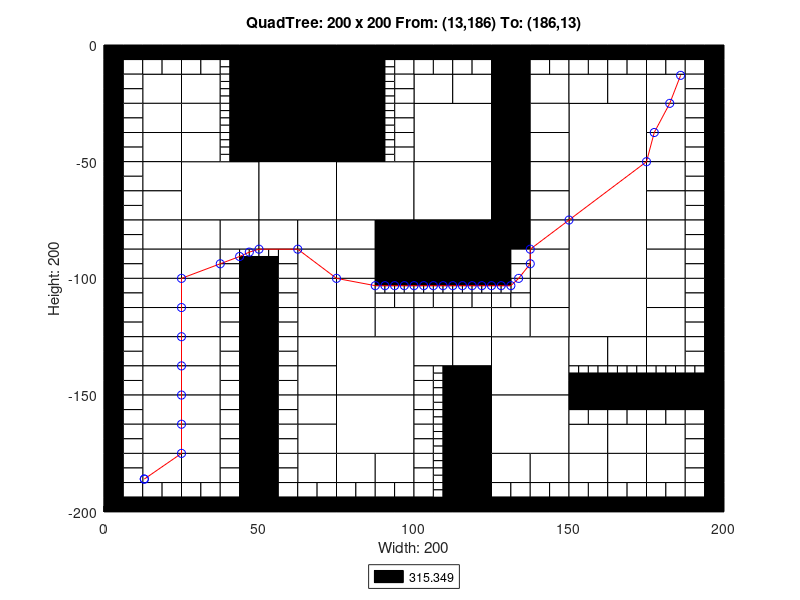

MATLAB code for this plot:
axis([0 200 -200 0]);
title('QuadTree: 200 x 200 From: (13,186) To: (186,13)');
xlabel('Width: 200');
ylabel('Height: 200');
rectangle('Position',[50 -25 25 25], 'FaceColor',[0 0 0]);
rectangle('Position',[50 -50 25 25], 'FaceColor',[0 0 0]);
rectangle('Position',[25 -75 25 25], 'FaceColor',[1 1 1]);
rectangle('Position',[50 -75 25 25], 'FaceColor',[1 1 1]);
rectangle('Position',[75 -75 25 25], 'FaceColor',[1 1 1]);
rectangle('Position',[100 -50 25 25], 'FaceColor',[1 1 1]);
rectangle('Position',[150 -50 25 25], 'FaceColor',[1 1 1]);
rectangle('Position',[100 -75 25 25], 'FaceColor',[1 1 1]);
rectangle('Position',[100 -100 25 25], 'FaceColor',[0 0 0]);
rectangle('Position',[150 -75 25 25], 'FaceColor',[1 1 1]);
rectangle('Position',[150 -100 25 25], 'FaceColor',[1 1 1]);
rectangle('Position',[75 -150 25 25], 'FaceColor',[1 1 1]);
rectangle('Position',[75 -175 25 25], 'FaceColor',[1 1 1]);
rectangle('Position',[125 -150 25 25], 'FaceColor',[1 1 1]);
rectangle('Position',[150 -125 25 25], 'FaceColor',[1 1 1]);
rectangle('Position',[125 -175 25 25], 'FaceColor',[1 1 1]);
rectangle('Position',[12.5 -25 12.5 12.5], 'FaceColor',[1 1 1]);
rectangle('Position',[25 -25 12.5 12.5], 'FaceColor',[1 1 1]);
rectangle('Position',[12.5 -37.5 12.5 12.5], 'FaceColor',[1 1 1]);
rectangle('Position',[12.5 -50 12.5 12.5], 'FaceColor',[1 1 1]);
rectangle('Position',[25 -37.5 12.5 12.5], 'FaceColor',[1 1 1]);
rectangle('Position',[25 -50 12.5 12.5], 'FaceColor',[1 1 1]);
rectangle('Position',[75 -12.5 12.5 12.5], 'FaceColor',[0 0 0]);
rectangle('Position',[75 -25 12.5 12.5], 'FaceColor',[0 0 0]);
rectangle('Position',[75 -37.5 12.5 12.5], 'FaceColor',[0 0 0]);
rectangle('Position',[75 -50 12.5 12.5], 'FaceColor',[0 0 0]);
rectangle('Position',[12.5 -62.5 12.5 12.5], 'FaceColor',[1 1 1]);
rectangle('Position',[12.5 -75 12.5 12.5], 'FaceColor',[1 1 1]);
rectangle('Position',[12.5 -87.5 12.5 12.5], 'FaceColor',[1 1 1]);
rectangle('Position',[12.5 -100 12.5 12.5], 'FaceColor',[1 1 1]);
rectangle('Position',[25 -87.5 12.5 12.5], 'FaceColor',[1 1 1]);
rectangle('Position',[37.5 -87.5 12.5 12.5], 'FaceColor',[1 1 1]);
rectangle('Position',[25 -100 12.5 12.5], 'FaceColor',[1 1 1]);
rectangle('Position',[50 -87.5 12.5 12.5], 'FaceColor',[1 1 1]);
rectangle('Position',[62.5 -87.5 12.5 12.5], 'FaceColor',[1 1 1]);
rectangle('Position',[62.5 -100 12.5 12.5], 'FaceColor',[1 1 1]);
rectangle('Position',[75 -87.5 12.5 12.5], 'FaceColor',[1 1 1]);
rectangle('Position',[87.5 -87.5 12.5 12.5], 'FaceColor',[0 0 0]);
rectangle('Position',[75 -100 12.5 12.5], 'FaceColor',[1 1 1]);
rectangle('Position',[87.5 -100 12.5 12.5], 'FaceColor',[0 0 0]);
rectangle('Position',[100 -25 12.5 12.5], 'FaceColor',[1 1 1]);
rectangle('Position',[112.5 -25 12.5 12.5], 'FaceColor',[1 1 1]);
rectangle('Position',[125 -12.5 12.5 12.5], 'FaceColor',[0 0 0]);
rectangle('Position',[125 -25 12.5 12.5], 'FaceColor',[0 0 0]);
rectangle('Position',[137.5 -25 12.5 12.5], 'FaceColor',[1 1 1]);
rectangle('Position',[125 -37.5 12.5 12.5], 'FaceColor',[0 0 0]);
rectangle('Position',[137.5 -37.5 12.5 12.5], 'FaceColor',[1 1 1]);
rectangle('Position',[125 -50 12.5 12.5], 'FaceColor',[0 0 0]);
rectangle('Position',[137.5 -50 12.5 12.5], 'FaceColor',[1 1 1]);
rectangle('Position',[150 -25 12.5 12.5], 'FaceColor',[1 1 1]);
rectangle('Position',[162.5 -25 12.5 12.5], 'FaceColor',[1 1 1]);
rectangle('Position',[175 -25 12.5 12.5], 'FaceColor',[1 1 1]);
rectangle('Position',[175 -37.5 12.5 12.5], 'FaceColor',[1 1 1]);
rectangle('Position',[175 -50 12.5 12.5], 'FaceColor',[1 1 1]);
rectangle('Position',[125 -62.5 12.5 12.5], 'FaceColor',[0 0 0]);
rectangle('Position',[137.5 -62.5 12.5 12.5], 'FaceColor',[1 1 1]);
rectangle('Position',[125 -75 12.5 12.5], 'FaceColor',[0 0 0]);
rectangle('Position',[137.5 -75 12.5 12.5], 'FaceColor',[1 1 1]);
rectangle('Position',[125 -87.5 12.5 12.5], 'FaceColor',[0 0 0]);
rectangle('Position',[137.5 -87.5 12.5 12.5], 'FaceColor',[1 1 1]);
rectangle('Position',[137.5 -100 12.5 12.5], 'FaceColor',[1 1 1]);
rectangle('Position',[175 -62.5 12.5 12.5], 'FaceColor',[1 1 1]);
rectangle('Position',[175 -75 12.5 12.5], 'FaceColor',[1 1 1]);
rectangle('Position',[175 -87.5 12.5 12.5], 'FaceColor',[1 1 1]);
rectangle('Position',[175 -100 12.5 12.5], 'FaceColor',[1 1 1]);
rectangle('Position',[12.5 -112.5 12.5 12.5], 'FaceColor',[1 1 1]);
rectangle('Position',[12.5 -125 12.5 12.5], 'FaceColor',[1 1 1]);
rectangle('Position',[25 -112.5 12.5 12.5], 'FaceColor',[1 1 1]);
rectangle('Position',[25 -125 12.5 12.5], 'FaceColor',[1 1 1]);
rectangle('Position',[12.5 -137.5 12.5 12.5], 'FaceColor',[1 1 1]);
rectangle('Position',[12.5 -150 12.5 12.5], 'FaceColor',[1 1 1]);
rectangle('Position',[25 -137.5 12.5 12.5], 'FaceColor',[1 1 1]);
rectangle('Position',[25 -150 12.5 12.5], 'FaceColor',[1 1 1]);
rectangle('Position',[62.5 -112.5 12.5 12.5], 'FaceColor',[1 1 1]);
rectangle('Position',[62.5 -125 12.5 12.5], 'FaceColor',[1 1 1]);
rectangle('Position',[75 -112.5 12.5 12.5], 'FaceColor',[1 1 1]);
rectangle('Position',[75 -125 12.5 12.5], 'FaceColor',[1 1 1]);
rectangle('Position',[87.5 -125 12.5 12.5], 'FaceColor',[1 1 1]);
rectangle('Position',[62.5 -137.5 12.5 12.5], 'FaceColor',[1 1 1]);
rectangle('Position',[62.5 -150 12.5 12.5], 'FaceColor',[1 1 1]);
rectangle('Position',[12.5 -162.5 12.5 12.5], 'FaceColor',[1 1 1]);
rectangle('Position',[12.5 -175 12.5 12.5], 'FaceColor',[1 1 1]);
rectangle('Position',[25 -162.5 12.5 12.5], 'FaceColor',[1 1 1]);
rectangle('Position',[25 -175 12.5 12.5], 'FaceColor',[1 1 1]);
rectangle('Position',[12.5 -187.5 12.5 12.5], 'FaceColor',[1 1 1]);
rectangle('Position',[25 -187.5 12.5 12.5], 'FaceColor',[1 1 1]);
rectangle('Position',[62.5 -162.5 12.5 12.5], 'FaceColor',[1 1 1]);
rectangle('Position',[62.5 -175 12.5 12.5], 'FaceColor',[1 1 1]);
rectangle('Position',[62.5 -187.5 12.5 12.5], 'FaceColor',[1 1 1]);
rectangle('Position',[75 -187.5 12.5 12.5], 'FaceColor',[1 1 1]);
rectangle('Position',[87.5 -187.5 12.5 12.5], 'FaceColor',[1 1 1]);
rectangle('Position',[100 -125 12.5 12.5], 'FaceColor',[1 1 1]);
rectangle('Position',[112.5 -125 12.5 12.5], 'FaceColor',[1 1 1]);
rectangle('Position',[137.5 -112.5 12.5 12.5], 'FaceColor',[1 1 1]);
rectangle('Position',[125 -125 12.5 12.5], 'FaceColor',[1 1 1]);
rectangle('Position',[137.5 -125 12.5 12.5], 'FaceColor',[1 1 1]);
rectangle('Position',[100 -137.5 12.5 12.5], 'FaceColor',[1 1 1]);
rectangle('Position',[112.5 -137.5 12.5 12.5], 'FaceColor',[1 1 1]);
rectangle('Position',[112.5 -150 12.5 12.5], 'FaceColor',[0 0 0]);
rectangle('Position',[175 -112.5 12.5 12.5], 'FaceColor',[1 1 1]);
rectangle('Position',[175 -125 12.5 12.5], 'FaceColor',[1 1 1]);
rectangle('Position',[150 -137.5 12.5 12.5], 'FaceColor',[1 1 1]);
rectangle('Position',[162.5 -137.5 12.5 12.5], 'FaceColor',[1 1 1]);
rectangle('Position',[175 -137.5 12.5 12.5], 'FaceColor',[1 1 1]);
rectangle('Position',[112.5 -162.5 12.5 12.5], 'FaceColor',[0 0 0]);
rectangle('Position',[112.5 -175 12.5 12.5], 'FaceColor',[0 0 0]);
rectangle('Position',[112.5 -187.5 12.5 12.5], 'FaceColor',[0 0 0]);
rectangle('Position',[112.5 -200 12.5 12.5], 'FaceColor',[0 0 0]);
rectangle('Position',[125 -187.5 12.5 12.5], 'FaceColor',[1 1 1]);
rectangle('Position',[137.5 -187.5 12.5 12.5], 'FaceColor',[1 1 1]);
rectangle('Position',[150 -175 12.5 12.5], 'FaceColor',[1 1 1]);
rectangle('Position',[162.5 -175 12.5 12.5], 'FaceColor',[1 1 1]);
rectangle('Position',[175 -175 12.5 12.5], 'FaceColor',[1 1 1]);
rectangle('Position',[150 -187.5 12.5 12.5], 'FaceColor',[1 1 1]);
rectangle('Position',[162.5 -187.5 12.5 12.5], 'FaceColor',[1 1 1]);
rectangle('Position',[175 -187.5 12.5 12.5], 'FaceColor',[1 1 1]);
rectangle('Position',[0 -6.25 6.25 6.25], 'FaceColor',[0 0 0]);
rectangle('Position',[6.25 -6.25 6.25 6.25], 'FaceColor',[0 0 0]);
rectangle('Position',[0 -12.5 6.25 6.25], 'FaceColor',[0 0 0]);
rectangle('Position',[6.25 -12.5 6.25 6.25], 'FaceColor',[1 1 1]);
rectangle('Position',[12.5 -6.25 6.25 6.25], 'FaceColor',[0 0 0]);
rectangle('Position',[18.75 -6.25 6.25 6.25], 'FaceColor',[0 0 0]);
rectangle('Position',[12.5 -12.5 6.25 6.25], 'FaceColor',[1 1 1]);
rectangle('Position',[18.75 -12.5 6.25 6.25], 'FaceColor',[1 1 1]);
rectangle('Position',[0 -18.75 6.25 6.25], 'FaceColor',[0 0 0]);
rectangle('Position',[6.25 -18.75 6.25 6.25], 'FaceColor',[1 1 1]);
rectangle('Position',[0 -25 6.25 6.25], 'FaceColor',[0 0 0]);
rectangle('Position',[6.25 -25 6.25 6.25], 'FaceColor',[1 1 1]);
rectangle('Position',[25 -6.25 6.25 6.25], 'FaceColor',[0 0 0]);
rectangle('Position',[31.25 -6.25 6.25 6.25], 'FaceColor',[0 0 0]);
rectangle('Position',[25 -12.5 6.25 6.25], 'FaceColor',[1 1 1]);
rectangle('Position',[31.25 -12.5 6.25 6.25], 'FaceColor',[1 1 1]);
rectangle('Position',[37.5 -6.25 6.25 6.25], 'FaceColor',[0 0 0]);
rectangle('Position',[43.75 -6.25 6.25 6.25], 'FaceColor',[0 0 0]);
rectangle('Position',[43.75 -12.5 6.25 6.25], 'FaceColor',[0 0 0]);
rectangle('Position',[43.75 -18.75 6.25 6.25], 'FaceColor',[0 0 0]);
rectangle('Position',[43.75 -25 6.25 6.25], 'FaceColor',[0 0 0]);
rectangle('Position',[0 -31.25 6.25 6.25], 'FaceColor',[0 0 0]);
rectangle('Position',[6.25 -31.25 6.25 6.25], 'FaceColor',[1 1 1]);
rectangle('Position',[0 -37.5 6.25 6.25], 'FaceColor',[0 0 0]);
rectangle('Position',[6.25 -37.5 6.25 6.25], 'FaceColor',[1 1 1]);
rectangle('Position',[0 -43.75 6.25 6.25], 'FaceColor',[0 0 0]);
rectangle('Position',[6.25 -43.75 6.25 6.25], 'FaceColor',[1 1 1]);
rectangle('Position',[0 -50 6.25 6.25], 'FaceColor',[0 0 0]);
rectangle('Position',[6.25 -50 6.25 6.25], 'FaceColor',[1 1 1]);
rectangle('Position',[43.75 -31.25 6.25 6.25], 'FaceColor',[0 0 0]);
rectangle('Position',[43.75 -37.5 6.25 6.25], 'FaceColor',[0 0 0]);
rectangle('Position',[43.75 -43.75 6.25 6.25], 'FaceColor',[0 0 0]);
rectangle('Position',[43.75 -50 6.25 6.25], 'FaceColor',[0 0 0]);
rectangle('Position',[87.5 -6.25 6.25 6.25], 'FaceColor',[0 0 0]);
rectangle('Position',[93.75 -6.25 6.25 6.25], 'FaceColor',[0 0 0]);
rectangle('Position',[93.75 -12.5 6.25 6.25], 'FaceColor',[1 1 1]);
rectangle('Position',[93.75 -18.75 6.25 6.25], 'FaceColor',[1 1 1]);
rectangle('Position',[93.75 -25 6.25 6.25], 'FaceColor',[1 1 1]);
rectangle('Position',[93.75 -31.25 6.25 6.25], 'FaceColor',[1 1 1]);
rectangle('Position',[93.75 -37.5 6.25 6.25], 'FaceColor',[1 1 1]);
rectangle('Position',[93.75 -43.75 6.25 6.25], 'FaceColor',[1 1 1]);
rectangle('Position',[93.75 -50 6.25 6.25], 'FaceColor',[1 1 1]);
rectangle('Position',[0 -56.25 6.25 6.25], 'FaceColor',[0 0 0]);
rectangle('Position',[6.25 -56.25 6.25 6.25], 'FaceColor',[1 1 1]);
rectangle('Position',[0 -62.5 6.25 6.25], 'FaceColor',[0 0 0]);
rectangle('Position',[6.25 -62.5 6.25 6.25], 'FaceColor',[1 1 1]);
rectangle('Position',[0 -68.75 6.25 6.25], 'FaceColor',[0 0 0]);
rectangle('Position',[6.25 -68.75 6.25 6.25], 'FaceColor',[1 1 1]);
rectangle('Position',[0 -75 6.25 6.25], 'FaceColor',[0 0 0]);
rectangle('Position',[6.25 -75 6.25 6.25], 'FaceColor',[1 1 1]);
rectangle('Position',[0 -81.25 6.25 6.25], 'FaceColor',[0 0 0]);
rectangle('Position',[6.25 -81.25 6.25 6.25], 'FaceColor',[1 1 1]);
rectangle('Position',[0 -87.5 6.25 6.25], 'FaceColor',[0 0 0]);
rectangle('Position',[6.25 -87.5 6.25 6.25], 'FaceColor',[1 1 1]);
rectangle('Position',[0 -93.75 6.25 6.25], 'FaceColor',[0 0 0]);
rectangle('Position',[6.25 -93.75 6.25 6.25], 'FaceColor',[1 1 1]);
rectangle('Position',[0 -100 6.25 6.25], 'FaceColor',[0 0 0]);
rectangle('Position',[6.25 -100 6.25 6.25], 'FaceColor',[1 1 1]);
rectangle('Position',[37.5 -93.75 6.25 6.25], 'FaceColor',[1 1 1]);
rectangle('Position',[37.5 -100 6.25 6.25], 'FaceColor',[1 1 1]);
rectangle('Position',[43.75 -100 6.25 6.25], 'FaceColor',[0 0 0]);
rectangle('Position',[56.25 -93.75 6.25 6.25], 'FaceColor',[1 1 1]);
rectangle('Position',[50 -100 6.25 6.25], 'FaceColor',[0 0 0]);
rectangle('Position',[56.25 -100 6.25 6.25], 'FaceColor',[1 1 1]);
rectangle('Position',[100 -6.25 6.25 6.25], 'FaceColor',[0 0 0]);
rectangle('Position',[106.25 -6.25 6.25 6.25], 'FaceColor',[0 0 0]);
rectangle('Position',[100 -12.5 6.25 6.25], 'FaceColor',[1 1 1]);
rectangle('Position',[106.25 -12.5 6.25 6.25], 'FaceColor',[1 1 1]);
rectangle('Position',[112.5 -6.25 6.25 6.25], 'FaceColor',[0 0 0]);
rectangle('Position',[118.75 -6.25 6.25 6.25], 'FaceColor',[0 0 0]);
rectangle('Position',[112.5 -12.5 6.25 6.25], 'FaceColor',[1 1 1]);
rectangle('Position',[118.75 -12.5 6.25 6.25], 'FaceColor',[1 1 1]);
rectangle('Position',[137.5 -6.25 6.25 6.25], 'FaceColor',[0 0 0]);
rectangle('Position',[143.75 -6.25 6.25 6.25], 'FaceColor',[0 0 0]);
rectangle('Position',[137.5 -12.5 6.25 6.25], 'FaceColor',[1 1 1]);
rectangle('Position',[143.75 -12.5 6.25 6.25], 'FaceColor',[1 1 1]);
rectangle('Position',[150 -6.25 6.25 6.25], 'FaceColor',[0 0 0]);
rectangle('Position',[156.25 -6.25 6.25 6.25], 'FaceColor',[0 0 0]);
rectangle('Position',[150 -12.5 6.25 6.25], 'FaceColor',[1 1 1]);
rectangle('Position',[156.25 -12.5 6.25 6.25], 'FaceColor',[1 1 1]);
rectangle('Position',[162.5 -6.25 6.25 6.25], 'FaceColor',[0 0 0]);
rectangle('Position',[168.75 -6.25 6.25 6.25], 'FaceColor',[0 0 0]);
rectangle('Position',[162.5 -12.5 6.25 6.25], 'FaceColor',[1 1 1]);
rectangle('Position',[168.75 -12.5 6.25 6.25], 'FaceColor',[1 1 1]);
rectangle('Position',[175 -6.25 6.25 6.25], 'FaceColor',[0 0 0]);
rectangle('Position',[181.25 -6.25 6.25 6.25], 'FaceColor',[0 0 0]);
rectangle('Position',[175 -12.5 6.25 6.25], 'FaceColor',[1 1 1]);
rectangle('Position',[181.25 -12.5 6.25 6.25], 'FaceColor',[1 1 1]);
rectangle('Position',[187.5 -6.25 6.25 6.25], 'FaceColor',[0 0 0]);
rectangle('Position',[193.75 -6.25 6.25 6.25], 'FaceColor',[0 0 0]);
rectangle('Position',[187.5 -12.5 6.25 6.25], 'FaceColor',[1 1 1]);
rectangle('Position',[193.75 -12.5 6.25 6.25], 'FaceColor',[0 0 0]);
rectangle('Position',[187.5 -18.75 6.25 6.25], 'FaceColor',[1 1 1]);
rectangle('Position',[193.75 -18.75 6.25 6.25], 'FaceColor',[0 0 0]);
rectangle('Position',[187.5 -25 6.25 6.25], 'FaceColor',[1 1 1]);
rectangle('Position',[193.75 -25 6.25 6.25], 'FaceColor',[0 0 0]);
rectangle('Position',[187.5 -31.25 6.25 6.25], 'FaceColor',[1 1 1]);
rectangle('Position',[193.75 -31.25 6.25 6.25], 'FaceColor',[0 0 0]);
rectangle('Position',[187.5 -37.5 6.25 6.25], 'FaceColor',[1 1 1]);
rectangle('Position',[193.75 -37.5 6.25 6.25], 'FaceColor',[0 0 0]);
rectangle('Position',[187.5 -43.75 6.25 6.25], 'FaceColor',[1 1 1]);
rectangle('Position',[193.75 -43.75 6.25 6.25], 'FaceColor',[0 0 0]);
rectangle('Position',[187.5 -50 6.25 6.25], 'FaceColor',[1 1 1]);
rectangle('Position',[193.75 -50 6.25 6.25], 'FaceColor',[0 0 0]);
rectangle('Position',[125 -93.75 6.25 6.25], 'FaceColor',[0 0 0]);
rectangle('Position',[131.25 -93.75 6.25 6.25], 'FaceColor',[1 1 1]);
rectangle('Position',[125 -100 6.25 6.25], 'FaceColor',[0 0 0]);
rectangle('Position',[131.25 -100 6.25 6.25], 'FaceColor',[1 1 1]);
rectangle('Position',[187.5 -56.25 6.25 6.25], 'FaceColor',[1 1 1]);
rectangle('Position',[193.75 -56.25 6.25 6.25], 'FaceColor',[0 0 0]);
rectangle('Position',[187.5 -62.5 6.25 6.25], 'FaceColor',[1 1 1]);
rectangle('Position',[193.75 -62.5 6.25 6.25], 'FaceColor',[0 0 0]);
rectangle('Position',[187.5 -68.75 6.25 6.25], 'FaceColor',[1 1 1]);
rectangle('Position',[193.75 -68.75 6.25 6.25], 'FaceColor',[0 0 0]);
rectangle('Position',[187.5 -75 6.25 6.25], 'FaceColor',[1 1 1]);
rectangle('Position',[193.75 -75 6.25 6.25], 'FaceColor',[0 0 0]);
rectangle('Position',[187.5 -81.25 6.25 6.25], 'FaceColor',[1 1 1]);
rectangle('Position',[193.75 -81.25 6.25 6.25], 'FaceColor',[0 0 0]);
rectangle('Position',[187.5 -87.5 6.25 6.25], 'FaceColor',[1 1 1]);
rectangle('Position',[193.75 -87.5 6.25 6.25], 'FaceColor',[0 0 0]);
rectangle('Position',[187.5 -93.75 6.25 6.25], 'FaceColor',[1 1 1]);
rectangle('Position',[193.75 -93.75 6.25 6.25], 'FaceColor',[0 0 0]);
rectangle('Position',[187.5 -100 6.25 6.25], 'FaceColor',[1 1 1]);
rectangle('Position',[193.75 -100 6.25 6.25], 'FaceColor',[0 0 0]);
rectangle('Position',[0 -106.25 6.25 6.25], 'FaceColor',[0 0 0]);
rectangle('Position',[6.25 -106.25 6.25 6.25], 'FaceColor',[1 1 1]);
rectangle('Position',[0 -112.5 6.25 6.25], 'FaceColor',[0 0 0]);
rectangle('Position',[6.25 -112.5 6.25 6.25], 'FaceColor',[1 1 1]);
rectangle('Position',[0 -118.75 6.25 6.25], 'FaceColor',[0 0 0]);
rectangle('Position',[6.25 -118.75 6.25 6.25], 'FaceColor',[1 1 1]);
rectangle('Position',[0 -125 6.25 6.25], 'FaceColor',[0 0 0]);
rectangle('Position',[6.25 -125 6.25 6.25], 'FaceColor',[1 1 1]);
rectangle('Position',[37.5 -106.25 6.25 6.25], 'FaceColor',[1 1 1]);
rectangle('Position',[43.75 -106.25 6.25 6.25], 'FaceColor',[0 0 0]);
rectangle('Position',[37.5 -112.5 6.25 6.25], 'FaceColor',[1 1 1]);
rectangle('Position',[43.75 -112.5 6.25 6.25], 'FaceColor',[0 0 0]);
rectangle('Position',[37.5 -118.75 6.25 6.25], 'FaceColor',[1 1 1]);
rectangle('Position',[43.75 -118.75 6.25 6.25], 'FaceColor',[0 0 0]);
rectangle('Position',[37.5 -125 6.25 6.25], 'FaceColor',[1 1 1]);
rectangle('Position',[43.75 -125 6.25 6.25], 'FaceColor',[0 0 0]);
rectangle('Position',[0 -131.25 6.25 6.25], 'FaceColor',[0 0 0]);
rectangle('Position',[6.25 -131.25 6.25 6.25], 'FaceColor',[1 1 1]);
rectangle('Position',[0 -137.5 6.25 6.25], 'FaceColor',[0 0 0]);
rectangle('Position',[6.25 -137.5 6.25 6.25], 'FaceColor',[1 1 1]);
rectangle('Position',[0 -143.75 6.25 6.25], 'FaceColor',[0 0 0]);
rectangle('Position',[6.25 -143.75 6.25 6.25], 'FaceColor',[1 1 1]);
rectangle('Position',[0 -150 6.25 6.25], 'FaceColor',[0 0 0]);
rectangle('Position',[6.25 -150 6.25 6.25], 'FaceColor',[1 1 1]);
rectangle('Position',[37.5 -131.25 6.25 6.25], 'FaceColor',[1 1 1]);
rectangle('Position',[43.75 -131.25 6.25 6.25], 'FaceColor',[0 0 0]);
rectangle('Position',[37.5 -137.5 6.25 6.25], 'FaceColor',[1 1 1]);
rectangle('Position',[43.75 -137.5 6.25 6.25], 'FaceColor',[0 0 0]);
rectangle('Position',[37.5 -143.75 6.25 6.25], 'FaceColor',[1 1 1]);
rectangle('Position',[43.75 -143.75 6.25 6.25], 'FaceColor',[0 0 0]);
rectangle('Position',[37.5 -150 6.25 6.25], 'FaceColor',[1 1 1]);
rectangle('Position',[43.75 -150 6.25 6.25], 'FaceColor',[0 0 0]);
rectangle('Position',[50 -106.25 6.25 6.25], 'FaceColor',[0 0 0]);
rectangle('Position',[56.25 -106.25 6.25 6.25], 'FaceColor',[1 1 1]);
rectangle('Position',[50 -112.5 6.25 6.25], 'FaceColor',[0 0 0]);
rectangle('Position',[56.25 -112.5 6.25 6.25], 'FaceColor',[1 1 1]);
rectangle('Position',[50 -118.75 6.25 6.25], 'FaceColor',[0 0 0]);
rectangle('Position',[56.25 -118.75 6.25 6.25], 'FaceColor',[1 1 1]);
rectangle('Position',[50 -125 6.25 6.25], 'FaceColor',[0 0 0]);
rectangle('Position',[56.25 -125 6.25 6.25], 'FaceColor',[1 1 1]);
rectangle('Position',[87.5 -112.5 6.25 6.25], 'FaceColor',[1 1 1]);
rectangle('Position',[93.75 -112.5 6.25 6.25], 'FaceColor',[1 1 1]);
rectangle('Position',[50 -131.25 6.25 6.25], 'FaceColor',[0 0 0]);
rectangle('Position',[56.25 -131.25 6.25 6.25], 'FaceColor',[1 1 1]);
rectangle('Position',[50 -137.5 6.25 6.25], 'FaceColor',[0 0 0]);
rectangle('Position',[56.25 -137.5 6.25 6.25], 'FaceColor',[1 1 1]);
rectangle('Position',[50 -143.75 6.25 6.25], 'FaceColor',[0 0 0]);
rectangle('Position',[56.25 -143.75 6.25 6.25], 'FaceColor',[1 1 1]);
rectangle('Position',[50 -150 6.25 6.25], 'FaceColor',[0 0 0]);
rectangle('Position',[56.25 -150 6.25 6.25], 'FaceColor',[1 1 1]);
rectangle('Position',[0 -156.25 6.25 6.25], 'FaceColor',[0 0 0]);
rectangle('Position',[6.25 -156.25 6.25 6.25], 'FaceColor',[1 1 1]);
rectangle('Position',[0 -162.5 6.25 6.25], 'FaceColor',[0 0 0]);
rectangle('Position',[6.25 -162.5 6.25 6.25], 'FaceColor',[1 1 1]);
rectangle('Position',[0 -168.75 6.25 6.25], 'FaceColor',[0 0 0]);
rectangle('Position',[6.25 -168.75 6.25 6.25], 'FaceColor',[1 1 1]);
rectangle('Position',[0 -175 6.25 6.25], 'FaceColor',[0 0 0]);
rectangle('Position',[6.25 -175 6.25 6.25], 'FaceColor',[1 1 1]);
rectangle('Position',[37.5 -156.25 6.25 6.25], 'FaceColor',[1 1 1]);
rectangle('Position',[43.75 -156.25 6.25 6.25], 'FaceColor',[0 0 0]);
rectangle('Position',[37.5 -162.5 6.25 6.25], 'FaceColor',[1 1 1]);
rectangle('Position',[43.75 -162.5 6.25 6.25], 'FaceColor',[0 0 0]);
rectangle('Position',[37.5 -168.75 6.25 6.25], 'FaceColor',[1 1 1]);
rectangle('Position',[43.75 -168.75 6.25 6.25], 'FaceColor',[0 0 0]);
rectangle('Position',[37.5 -175 6.25 6.25], 'FaceColor',[1 1 1]);
rectangle('Position',[43.75 -175 6.25 6.25], 'FaceColor',[0 0 0]);
rectangle('Position',[0 -181.25 6.25 6.25], 'FaceColor',[0 0 0]);
rectangle('Position',[6.25 -181.25 6.25 6.25], 'FaceColor',[1 1 1]);
rectangle('Position',[0 -187.5 6.25 6.25], 'FaceColor',[0 0 0]);
rectangle('Position',[6.25 -187.5 6.25 6.25], 'FaceColor',[1 1 1]);
rectangle('Position',[0 -193.75 6.25 6.25], 'FaceColor',[0 0 0]);
rectangle('Position',[6.25 -193.75 6.25 6.25], 'FaceColor',[1 1 1]);
rectangle('Position',[0 -200 6.25 6.25], 'FaceColor',[0 0 0]);
rectangle('Position',[6.25 -200 6.25 6.25], 'FaceColor',[0 0 0]);
rectangle('Position',[12.5 -193.75 6.25 6.25], 'FaceColor',[1 1 1]);
rectangle('Position',[18.75 -193.75 6.25 6.25], 'FaceColor',[1 1 1]);
rectangle('Position',[12.5 -200 6.25 6.25], 'FaceColor',[0 0 0]);
rectangle('Position',[18.75 -200 6.25 6.25], 'FaceColor',[0 0 0]);
rectangle('Position',[37.5 -181.25 6.25 6.25], 'FaceColor',[1 1 1]);
rectangle('Position',[43.75 -181.25 6.25 6.25], 'FaceColor',[0 0 0]);
rectangle('Position',[37.5 -187.5 6.25 6.25], 'FaceColor',[1 1 1]);
rectangle('Position',[43.75 -187.5 6.25 6.25], 'FaceColor',[0 0 0]);
rectangle('Position',[25 -193.75 6.25 6.25], 'FaceColor',[1 1 1]);
rectangle('Position',[31.25 -193.75 6.25 6.25], 'FaceColor',[1 1 1]);
rectangle('Position',[25 -200 6.25 6.25], 'FaceColor',[0 0 0]);
rectangle('Position',[31.25 -200 6.25 6.25], 'FaceColor',[0 0 0]);
rectangle('Position',[37.5 -193.75 6.25 6.25], 'FaceColor',[1 1 1]);
rectangle('Position',[43.75 -193.75 6.25 6.25], 'FaceColor',[0 0 0]);
rectangle('Position',[37.5 -200 6.25 6.25], 'FaceColor',[0 0 0]);
rectangle('Position',[43.75 -200 6.25 6.25], 'FaceColor',[0 0 0]);
rectangle('Position',[50 -156.25 6.25 6.25], 'FaceColor',[0 0 0]);
rectangle('Position',[56.25 -156.25 6.25 6.25], 'FaceColor',[1 1 1]);
rectangle('Position',[50 -162.5 6.25 6.25], 'FaceColor',[0 0 0]);
rectangle('Position',[56.25 -162.5 6.25 6.25], 'FaceColor',[1 1 1]);
rectangle('Position',[50 -168.75 6.25 6.25], 'FaceColor',[0 0 0]);
rectangle('Position',[56.25 -168.75 6.25 6.25], 'FaceColor',[1 1 1]);
rectangle('Position',[50 -175 6.25 6.25], 'FaceColor',[0 0 0]);
rectangle('Position',[56.25 -175 6.25 6.25], 'FaceColor',[1 1 1]);
rectangle('Position',[50 -181.25 6.25 6.25], 'FaceColor',[0 0 0]);
rectangle('Position',[56.25 -181.25 6.25 6.25], 'FaceColor',[1 1 1]);
rectangle('Position',[50 -187.5 6.25 6.25], 'FaceColor',[0 0 0]);
rectangle('Position',[56.25 -187.5 6.25 6.25], 'FaceColor',[1 1 1]);
rectangle('Position',[50 -193.75 6.25 6.25], 'FaceColor',[0 0 0]);
rectangle('Position',[56.25 -193.75 6.25 6.25], 'FaceColor',[1 1 1]);
rectangle('Position',[50 -200 6.25 6.25], 'FaceColor',[0 0 0]);
rectangle('Position',[56.25 -200 6.25 6.25], 'FaceColor',[0 0 0]);
rectangle('Position',[62.5 -193.75 6.25 6.25], 'FaceColor',[1 1 1]);
rectangle('Position',[68.75 -193.75 6.25 6.25], 'FaceColor',[1 1 1]);
rectangle('Position',[62.5 -200 6.25 6.25], 'FaceColor',[0 0 0]);
rectangle('Position',[68.75 -200 6.25 6.25], 'FaceColor',[0 0 0]);
rectangle('Position',[75 -193.75 6.25 6.25], 'FaceColor',[1 1 1]);
rectangle('Position',[81.25 -193.75 6.25 6.25], 'FaceColor',[1 1 1]);
rectangle('Position',[75 -200 6.25 6.25], 'FaceColor',[0 0 0]);
rectangle('Position',[81.25 -200 6.25 6.25], 'FaceColor',[0 0 0]);
rectangle('Position',[87.5 -193.75 6.25 6.25], 'FaceColor',[1 1 1]);
rectangle('Position',[93.75 -193.75 6.25 6.25], 'FaceColor',[1 1 1]);
rectangle('Position',[87.5 -200 6.25 6.25], 'FaceColor',[0 0 0]);
rectangle('Position',[93.75 -200 6.25 6.25], 'FaceColor',[0 0 0]);
rectangle('Position',[100 -112.5 6.25 6.25], 'FaceColor',[1 1 1]);
rectangle('Position',[106.25 -112.5 6.25 6.25], 'FaceColor',[1 1 1]);
rectangle('Position',[112.5 -112.5 6.25 6.25], 'FaceColor',[1 1 1]);
rectangle('Position',[118.75 -112.5 6.25 6.25], 'FaceColor',[1 1 1]);
rectangle('Position',[131.25 -106.25 6.25 6.25], 'FaceColor',[1 1 1]);
rectangle('Position',[125 -112.5 6.25 6.25], 'FaceColor',[1 1 1]);
rectangle('Position',[131.25 -112.5 6.25 6.25], 'FaceColor',[1 1 1]);
rectangle('Position',[100 -143.75 6.25 6.25], 'FaceColor',[1 1 1]);
rectangle('Position',[100 -150 6.25 6.25], 'FaceColor',[1 1 1]);
rectangle('Position',[187.5 -106.25 6.25 6.25], 'FaceColor',[1 1 1]);
rectangle('Position',[193.75 -106.25 6.25 6.25], 'FaceColor',[0 0 0]);
rectangle('Position',[187.5 -112.5 6.25 6.25], 'FaceColor',[1 1 1]);
rectangle('Position',[193.75 -112.5 6.25 6.25], 'FaceColor',[0 0 0]);
rectangle('Position',[187.5 -118.75 6.25 6.25], 'FaceColor',[1 1 1]);
rectangle('Position',[193.75 -118.75 6.25 6.25], 'FaceColor',[0 0 0]);
rectangle('Position',[187.5 -125 6.25 6.25], 'FaceColor',[1 1 1]);
rectangle('Position',[193.75 -125 6.25 6.25], 'FaceColor',[0 0 0]);
rectangle('Position',[150 -150 6.25 6.25], 'FaceColor',[0 0 0]);
rectangle('Position',[156.25 -150 6.25 6.25], 'FaceColor',[0 0 0]);
rectangle('Position',[162.5 -150 6.25 6.25], 'FaceColor',[0 0 0]);
rectangle('Position',[168.75 -150 6.25 6.25], 'FaceColor',[0 0 0]);
rectangle('Position',[187.5 -131.25 6.25 6.25], 'FaceColor',[1 1 1]);
rectangle('Position',[193.75 -131.25 6.25 6.25], 'FaceColor',[0 0 0]);
rectangle('Position',[187.5 -137.5 6.25 6.25], 'FaceColor',[1 1 1]);
rectangle('Position',[193.75 -137.5 6.25 6.25], 'FaceColor',[0 0 0]);
rectangle('Position',[175 -150 6.25 6.25], 'FaceColor',[0 0 0]);
rectangle('Position',[181.25 -150 6.25 6.25], 'FaceColor',[0 0 0]);
rectangle('Position',[193.75 -143.75 6.25 6.25], 'FaceColor',[0 0 0]);
rectangle('Position',[187.5 -150 6.25 6.25], 'FaceColor',[0 0 0]);
rectangle('Position',[193.75 -150 6.25 6.25], 'FaceColor',[0 0 0]);
rectangle('Position',[100 -156.25 6.25 6.25], 'FaceColor',[1 1 1]);
rectangle('Position',[100 -162.5 6.25 6.25], 'FaceColor',[1 1 1]);
rectangle('Position',[100 -168.75 6.25 6.25], 'FaceColor',[1 1 1]);
rectangle('Position',[100 -175 6.25 6.25], 'FaceColor',[1 1 1]);
rectangle('Position',[100 -181.25 6.25 6.25], 'FaceColor',[1 1 1]);
rectangle('Position',[100 -187.5 6.25 6.25], 'FaceColor',[1 1 1]);
rectangle('Position',[100 -193.75 6.25 6.25], 'FaceColor',[1 1 1]);
rectangle('Position',[100 -200 6.25 6.25], 'FaceColor',[0 0 0]);
rectangle('Position',[106.25 -200 6.25 6.25], 'FaceColor',[0 0 0]);
rectangle('Position',[125 -193.75 6.25 6.25], 'FaceColor',[1 1 1]);
rectangle('Position',[131.25 -193.75 6.25 6.25], 'FaceColor',[1 1 1]);
rectangle('Position',[125 -200 6.25 6.25], 'FaceColor',[0 0 0]);
rectangle('Position',[131.25 -200 6.25 6.25], 'FaceColor',[0 0 0]);
rectangle('Position',[137.5 -193.75 6.25 6.25], 'FaceColor',[1 1 1]);
rectangle('Position',[143.75 -193.75 6.25 6.25], 'FaceColor',[1 1 1]);
rectangle('Position',[137.5 -200 6.25 6.25], 'FaceColor',[0 0 0]);
rectangle('Position',[143.75 -200 6.25 6.25], 'FaceColor',[0 0 0]);
rectangle('Position',[150 -156.25 6.25 6.25], 'FaceColor',[0 0 0]);
rectangle('Position',[156.25 -156.25 6.25 6.25], 'FaceColor',[0 0 0]);
rectangle('Position',[150 -162.5 6.25 6.25], 'FaceColor',[1 1 1]);
rectangle('Position',[156.25 -162.5 6.25 6.25], 'FaceColor',[1 1 1]);
rectangle('Position',[162.5 -156.25 6.25 6.25], 'FaceColor',[0 0 0]);
rectangle('Position',[168.75 -156.25 6.25 6.25], 'FaceColor',[0 0 0]);
rectangle('Position',[162.5 -162.5 6.25 6.25], 'FaceColor',[1 1 1]);
rectangle('Position',[168.75 -162.5 6.25 6.25], 'FaceColor',[1 1 1]);
rectangle('Position',[175 -156.25 6.25 6.25], 'FaceColor',[0 0 0]);
rectangle('Position',[181.25 -156.25 6.25 6.25], 'FaceColor',[0 0 0]);
rectangle('Position',[175 -162.5 6.25 6.25], 'FaceColor',[1 1 1]);
rectangle('Position',[181.25 -162.5 6.25 6.25], 'FaceColor',[1 1 1]);
rectangle('Position',[187.5 -156.25 6.25 6.25], 'FaceColor',[0 0 0]);
rectangle('Position',[193.75 -156.25 6.25 6.25], 'FaceColor',[0 0 0]);
rectangle('Position',[187.5 -162.5 6.25 6.25], 'FaceColor',[1 1 1]);
rectangle('Position',[193.75 -162.5 6.25 6.25], 'FaceColor',[0 0 0]);
rectangle('Position',[187.5 -168.75 6.25 6.25], 'FaceColor',[1 1 1]);
rectangle('Position',[193.75 -168.75 6.25 6.25], 'FaceColor',[0 0 0]);
rectangle('Position',[187.5 -175 6.25 6.25], 'FaceColor',[1 1 1]);
rectangle('Position',[193.75 -175 6.25 6.25], 'FaceColor',[0 0 0]);
rectangle('Position',[150 -193.75 6.25 6.25], 'FaceColor',[1 1 1]);
rectangle('Position',[156.25 -193.75 6.25 6.25], 'FaceColor',[1 1 1]);
rectangle('Position',[150 -200 6.25 6.25], 'FaceColor',[0 0 0]);
rectangle('Position',[156.25 -200 6.25 6.25], 'FaceColor',[0 0 0]);
rectangle('Position',[162.5 -193.75 6.25 6.25], 'FaceColor',[1 1 1]);
rectangle('Position',[168.75 -193.75 6.25 6.25], 'FaceColor',[1 1 1]);
rectangle('Position',[162.5 -200 6.25 6.25], 'FaceColor',[0 0 0]);
rectangle('Position',[168.75 -200 6.25 6.25], 'FaceColor',[0 0 0]);
rectangle('Position',[187.5 -181.25 6.25 6.25], 'FaceColor',[1 1 1]);
rectangle('Position',[193.75 -181.25 6.25 6.25], 'FaceColor',[0 0 0]);
rectangle('Position',[187.5 -187.5 6.25 6.25], 'FaceColor',[1 1 1]);
rectangle('Position',[193.75 -187.5 6.25 6.25], 'FaceColor',[0 0 0]);
rectangle('Position',[175 -193.75 6.25 6.25], 'FaceColor',[1 1 1]);
rectangle('Position',[181.25 -193.75 6.25 6.25], 'FaceColor',[1 1 1]);
rectangle('Position',[175 -200 6.25 6.25], 'FaceColor',[0 0 0]);
rectangle('Position',[181.25 -200 6.25 6.25], 'FaceColor',[0 0 0]);
rectangle('Position',[187.5 -193.75 6.25 6.25], 'FaceColor',[1 1 1]);
rectangle('Position',[193.75 -193.75 6.25 6.25], 'FaceColor',[0 0 0]);
rectangle('Position',[187.5 -200 6.25 6.25], 'FaceColor',[0 0 0]);
rectangle('Position',[193.75 -200 6.25 6.25], 'FaceColor',[0 0 0]);
rectangle('Position',[37.5 -9.375 3.125 3.125], 'FaceColor',[1 1 1]);
rectangle('Position',[40.625 -9.375 3.125 3.125], 'FaceColor',[0 0 0]);
rectangle('Position',[37.5 -12.5 3.125 3.125], 'FaceColor',[1 1 1]);
rectangle('Position',[40.625 -12.5 3.125 3.125], 'FaceColor',[0 0 0]);
rectangle('Position',[37.5 -15.625 3.125 3.125], 'FaceColor',[1 1 1]);
rectangle('Position',[40.625 -15.625 3.125 3.125], 'FaceColor',[0 0 0]);
rectangle('Position',[37.5 -18.75 3.125 3.125], 'FaceColor',[1 1 1]);
rectangle('Position',[40.625 -18.75 3.125 3.125], 'FaceColor',[0 0 0]);
rectangle('Position',[37.5 -21.875 3.125 3.125], 'FaceColor',[1 1 1]);
rectangle('Position',[40.625 -21.875 3.125 3.125], 'FaceColor',[0 0 0]);
rectangle('Position',[37.5 -25 3.125 3.125], 'FaceColor',[1 1 1]);
rectangle('Position',[40.625 -25 3.125 3.125], 'FaceColor',[0 0 0]);
rectangle('Position',[37.5 -28.125 3.125 3.125], 'FaceColor',[1 1 1]);
rectangle('Position',[40.625 -28.125 3.125 3.125], 'FaceColor',[0 0 0]);
rectangle('Position',[37.5 -31.25 3.125 3.125], 'FaceColor',[1 1 1]);
rectangle('Position',[40.625 -31.25 3.125 3.125], 'FaceColor',[0 0 0]);
rectangle('Position',[37.5 -34.375 3.125 3.125], 'FaceColor',[1 1 1]);
rectangle('Position',[40.625 -34.375 3.125 3.125], 'FaceColor',[0 0 0]);
rectangle('Position',[37.5 -37.5 3.125 3.125], 'FaceColor',[1 1 1]);
rectangle('Position',[40.625 -37.5 3.125 3.125], 'FaceColor',[0 0 0]);
rectangle('Position',[37.5 -40.625 3.125 3.125], 'FaceColor',[1 1 1]);
rectangle('Position',[40.625 -40.625 3.125 3.125], 'FaceColor',[0 0 0]);
rectangle('Position',[37.5 -43.75 3.125 3.125], 'FaceColor',[1 1 1]);
rectangle('Position',[40.625 -43.75 3.125 3.125], 'FaceColor',[0 0 0]);
rectangle('Position',[37.5 -46.875 3.125 3.125], 'FaceColor',[1 1 1]);
rectangle('Position',[40.625 -46.875 3.125 3.125], 'FaceColor',[0 0 0]);
rectangle('Position',[37.5 -50 3.125 3.125], 'FaceColor',[1 1 1]);
rectangle('Position',[40.625 -50 3.125 3.125], 'FaceColor',[0 0 0]);
rectangle('Position',[87.5 -9.375 3.125 3.125], 'FaceColor',[0 0 0]);
rectangle('Position',[90.625 -9.375 3.125 3.125], 'FaceColor',[1 1 1]);
rectangle('Position',[87.5 -12.5 3.125 3.125], 'FaceColor',[0 0 0]);
rectangle('Position',[90.625 -12.5 3.125 3.125], 'FaceColor',[1 1 1]);
rectangle('Position',[87.5 -15.625 3.125 3.125], 'FaceColor',[0 0 0]);
rectangle('Position',[90.625 -15.625 3.125 3.125], 'FaceColor',[1 1 1]);
rectangle('Position',[87.5 -18.75 3.125 3.125], 'FaceColor',[0 0 0]);
rectangle('Position',[90.625 -18.75 3.125 3.125], 'FaceColor',[1 1 1]);
rectangle('Position',[87.5 -21.875 3.125 3.125], 'FaceColor',[0 0 0]);
rectangle('Position',[90.625 -21.875 3.125 3.125], 'FaceColor',[1 1 1]);
rectangle('Position',[87.5 -25 3.125 3.125], 'FaceColor',[0 0 0]);
rectangle('Position',[90.625 -25 3.125 3.125], 'FaceColor',[1 1 1]);
rectangle('Position',[87.5 -28.125 3.125 3.125], 'FaceColor',[0 0 0]);
rectangle('Position',[90.625 -28.125 3.125 3.125], 'FaceColor',[1 1 1]);
rectangle('Position',[87.5 -31.25 3.125 3.125], 'FaceColor',[0 0 0]);
rectangle('Position',[90.625 -31.25 3.125 3.125], 'FaceColor',[1 1 1]);
rectangle('Position',[87.5 -34.375 3.125 3.125], 'FaceColor',[0 0 0]);
rectangle('Position',[90.625 -34.375 3.125 3.125], 'FaceColor',[1 1 1]);
rectangle('Position',[87.5 -37.5 3.125 3.125], 'FaceColor',[0 0 0]);
rectangle('Position',[90.625 -37.5 3.125 3.125], 'FaceColor',[1 1 1]);
rectangle('Position',[87.5 -40.625 3.125 3.125], 'FaceColor',[0 0 0]);
rectangle('Position',[90.625 -40.625 3.125 3.125], 'FaceColor',[1 1 1]);
rectangle('Position',[87.5 -43.75 3.125 3.125], 'FaceColor',[0 0 0]);
rectangle('Position',[90.625 -43.75 3.125 3.125], 'FaceColor',[1 1 1]);
rectangle('Position',[87.5 -46.875 3.125 3.125], 'FaceColor',[0 0 0]);
rectangle('Position',[90.625 -46.875 3.125 3.125], 'FaceColor',[1 1 1]);
rectangle('Position',[87.5 -50 3.125 3.125], 'FaceColor',[0 0 0]);
rectangle('Position',[90.625 -50 3.125 3.125], 'FaceColor',[1 1 1]);
rectangle('Position',[43.75 -90.625 3.125 3.125], 'FaceColor',[1 1 1]);
rectangle('Position',[46.875 -90.625 3.125 3.125], 'FaceColor',[1 1 1]);
rectangle('Position',[43.75 -93.75 3.125 3.125], 'FaceColor',[0 0 0]);
rectangle('Position',[46.875 -93.75 3.125 3.125], 'FaceColor',[0 0 0]);
rectangle('Position',[50 -90.625 3.125 3.125], 'FaceColor',[1 1 1]);
rectangle('Position',[53.125 -90.625 3.125 3.125], 'FaceColor',[1 1 1]);
rectangle('Position',[50 -93.75 3.125 3.125], 'FaceColor',[0 0 0]);
rectangle('Position',[53.125 -93.75 3.125 3.125], 'FaceColor',[0 0 0]);
rectangle('Position',[87.5 -103.125 3.125 3.125], 'FaceColor',[0 0 0]);
rectangle('Position',[90.625 -103.125 3.125 3.125], 'FaceColor',[0 0 0]);
rectangle('Position',[87.5 -106.25 3.125 3.125], 'FaceColor',[1 1 1]);
rectangle('Position',[90.625 -106.25 3.125 3.125], 'FaceColor',[1 1 1]);
rectangle('Position',[93.75 -103.125 3.125 3.125], 'FaceColor',[0 0 0]);
rectangle('Position',[96.875 -103.125 3.125 3.125], 'FaceColor',[0 0 0]);
rectangle('Position',[93.75 -106.25 3.125 3.125], 'FaceColor',[1 1 1]);
rectangle('Position',[96.875 -106.25 3.125 3.125], 'FaceColor',[1 1 1]);
rectangle('Position',[100 -103.125 3.125 3.125], 'FaceColor',[0 0 0]);
rectangle('Position',[103.125 -103.125 3.125 3.125], 'FaceColor',[0 0 0]);
rectangle('Position',[100 -106.25 3.125 3.125], 'FaceColor',[1 1 1]);
rectangle('Position',[103.125 -106.25 3.125 3.125], 'FaceColor',[1 1 1]);
rectangle('Position',[106.25 -103.125 3.125 3.125], 'FaceColor',[0 0 0]);
rectangle('Position',[109.375 -103.125 3.125 3.125], 'FaceColor',[0 0 0]);
rectangle('Position',[106.25 -106.25 3.125 3.125], 'FaceColor',[1 1 1]);
rectangle('Position',[109.375 -106.25 3.125 3.125], 'FaceColor',[1 1 1]);
rectangle('Position',[112.5 -103.125 3.125 3.125], 'FaceColor',[0 0 0]);
rectangle('Position',[115.625 -103.125 3.125 3.125], 'FaceColor',[0 0 0]);
rectangle('Position',[112.5 -106.25 3.125 3.125], 'FaceColor',[1 1 1]);
rectangle('Position',[115.625 -106.25 3.125 3.125], 'FaceColor',[1 1 1]);
rectangle('Position',[118.75 -103.125 3.125 3.125], 'FaceColor',[0 0 0]);
rectangle('Position',[121.875 -103.125 3.125 3.125], 'FaceColor',[0 0 0]);
rectangle('Position',[118.75 -106.25 3.125 3.125], 'FaceColor',[1 1 1]);
rectangle('Position',[121.875 -106.25 3.125 3.125], 'FaceColor',[1 1 1]);
rectangle('Position',[125 -103.125 3.125 3.125], 'FaceColor',[0 0 0]);
rectangle('Position',[128.125 -103.125 3.125 3.125], 'FaceColor',[0 0 0]);
rectangle('Position',[125 -106.25 3.125 3.125], 'FaceColor',[1 1 1]);
rectangle('Position',[128.125 -106.25 3.125 3.125], 'FaceColor',[1 1 1]);
rectangle('Position',[106.25 -140.625 3.125 3.125], 'FaceColor',[1 1 1]);
rectangle('Position',[109.375 -140.625 3.125 3.125], 'FaceColor',[0 0 0]);
rectangle('Position',[106.25 -143.75 3.125 3.125], 'FaceColor',[1 1 1]);
rectangle('Position',[109.375 -143.75 3.125 3.125], 'FaceColor',[0 0 0]);
rectangle('Position',[106.25 -146.875 3.125 3.125], 'FaceColor',[1 1 1]);
rectangle('Position',[109.375 -146.875 3.125 3.125], 'FaceColor',[0 0 0]);
rectangle('Position',[106.25 -150 3.125 3.125], 'FaceColor',[1 1 1]);
rectangle('Position',[109.375 -150 3.125 3.125], 'FaceColor',[0 0 0]);
rectangle('Position',[150 -140.625 3.125 3.125], 'FaceColor',[1 1 1]);
rectangle('Position',[153.125 -140.625 3.125 3.125], 'FaceColor',[1 1 1]);
rectangle('Position',[150 -143.75 3.125 3.125], 'FaceColor',[0 0 0]);
rectangle('Position',[153.125 -143.75 3.125 3.125], 'FaceColor',[0 0 0]);
rectangle('Position',[156.25 -140.625 3.125 3.125], 'FaceColor',[1 1 1]);
rectangle('Position',[159.375 -140.625 3.125 3.125], 'FaceColor',[1 1 1]);
rectangle('Position',[156.25 -143.75 3.125 3.125], 'FaceColor',[0 0 0]);
rectangle('Position',[159.375 -143.75 3.125 3.125], 'FaceColor',[0 0 0]);
rectangle('Position',[162.5 -140.625 3.125 3.125], 'FaceColor',[1 1 1]);
rectangle('Position',[165.625 -140.625 3.125 3.125], 'FaceColor',[1 1 1]);
rectangle('Position',[162.5 -143.75 3.125 3.125], 'FaceColor',[0 0 0]);
rectangle('Position',[165.625 -143.75 3.125 3.125], 'FaceColor',[0 0 0]);
rectangle('Position',[168.75 -140.625 3.125 3.125], 'FaceColor',[1 1 1]);
rectangle('Position',[171.875 -140.625 3.125 3.125], 'FaceColor',[1 1 1]);
rectangle('Position',[168.75 -143.75 3.125 3.125], 'FaceColor',[0 0 0]);
rectangle('Position',[171.875 -143.75 3.125 3.125], 'FaceColor',[0 0 0]);
rectangle('Position',[175 -140.625 3.125 3.125], 'FaceColor',[1 1 1]);
rectangle('Position',[178.125 -140.625 3.125 3.125], 'FaceColor',[1 1 1]);
rectangle('Position',[175 -143.75 3.125 3.125], 'FaceColor',[0 0 0]);
rectangle('Position',[178.125 -143.75 3.125 3.125], 'FaceColor',[0 0 0]);
rectangle('Position',[181.25 -140.625 3.125 3.125], 'FaceColor',[1 1 1]);
rectangle('Position',[184.375 -140.625 3.125 3.125], 'FaceColor',[1 1 1]);
rectangle('Position',[181.25 -143.75 3.125 3.125], 'FaceColor',[0 0 0]);
rectangle('Position',[184.375 -143.75 3.125 3.125], 'FaceColor',[0 0 0]);
rectangle('Position',[187.5 -140.625 3.125 3.125], 'FaceColor',[1 1 1]);
rectangle('Position',[190.625 -140.625 3.125 3.125], 'FaceColor',[1 1 1]);
rectangle('Position',[187.5 -143.75 3.125 3.125], 'FaceColor',[0 0 0]);
rectangle('Position',[190.625 -143.75 3.125 3.125], 'FaceColor',[0 0 0]);
rectangle('Position',[106.25 -153.125 3.125 3.125], 'FaceColor',[1 1 1]);
rectangle('Position',[109.375 -153.125 3.125 3.125], 'FaceColor',[0 0 0]);
rectangle('Position',[106.25 -156.25 3.125 3.125], 'FaceColor',[1 1 1]);
rectangle('Position',[109.375 -156.25 3.125 3.125], 'FaceColor',[0 0 0]);
rectangle('Position',[106.25 -159.375 3.125 3.125], 'FaceColor',[1 1 1]);
rectangle('Position',[109.375 -159.375 3.125 3.125], 'FaceColor',[0 0 0]);
rectangle('Position',[106.25 -162.5 3.125 3.125], 'FaceColor',[1 1 1]);
rectangle('Position',[109.375 -162.5 3.125 3.125], 'FaceColor',[0 0 0]);
rectangle('Position',[106.25 -165.625 3.125 3.125], 'FaceColor',[1 1 1]);
rectangle('Position',[109.375 -165.625 3.125 3.125], 'FaceColor',[0 0 0]);
rectangle('Position',[106.25 -168.75 3.125 3.125], 'FaceColor',[1 1 1]);
rectangle('Position',[109.375 -168.75 3.125 3.125], 'FaceColor',[0 0 0]);
rectangle('Position',[106.25 -171.875 3.125 3.125], 'FaceColor',[1 1 1]);
rectangle('Position',[109.375 -171.875 3.125 3.125], 'FaceColor',[0 0 0]);
rectangle('Position',[106.25 -175 3.125 3.125], 'FaceColor',[1 1 1]);
rectangle('Position',[109.375 -175 3.125 3.125], 'FaceColor',[0 0 0]);
rectangle('Position',[106.25 -178.125 3.125 3.125], 'FaceColor',[1 1 1]);
rectangle('Position',[109.375 -178.125 3.125 3.125], 'FaceColor',[0 0 0]);
rectangle('Position',[106.25 -181.25 3.125 3.125], 'FaceColor',[1 1 1]);
rectangle('Position',[109.375 -181.25 3.125 3.125], 'FaceColor',[0 0 0]);
rectangle('Position',[106.25 -184.375 3.125 3.125], 'FaceColor',[1 1 1]);
rectangle('Position',[109.375 -184.375 3.125 3.125], 'FaceColor',[0 0 0]);
rectangle('Position',[106.25 -187.5 3.125 3.125], 'FaceColor',[1 1 1]);
rectangle('Position',[109.375 -187.5 3.125 3.125], 'FaceColor',[0 0 0]);
rectangle('Position',[106.25 -190.625 3.125 3.125], 'FaceColor',[1 1 1]);
rectangle('Position',[109.375 -190.625 3.125 3.125], 'FaceColor',[0 0 0]);
rectangle('Position',[106.25 -193.75 3.125 3.125], 'FaceColor',[1 1 1]);
rectangle('Position',[109.375 -193.75 3.125 3.125], 'FaceColor',[0 0 0]);
X=[186,182.5,177.5,175,150,137.5,137.5,133.75,131.25,128.125,125,121.875,118.75,115.625,112.5,109.375,106.25,103.125,100,96.875,93.75,90.625,87.5,75,62.5,50,46.875,43.75,37.5,25,25,25,25,25,25,25,13,13];
Y=[-13,-25,-37.5,-50,-75,-87.5,-93.75,-100,-103.125,-103.125,-103.125,-103.125,-103.125,-103.125,-103.125,-103.125,-103.125,-103.125,-103.125,-103.125,-103.125,-103.125,-103.125,-100,-87.5,-87.5,-88.75,-90.625,-93.75,-100,-112.5,-125,-137.5,-150,-162.5,-175,-186,-186];
hold on;
plot(X,Y,'r');
plot(X,Y,'bo');
legend('315.349','Location','southoutside');
